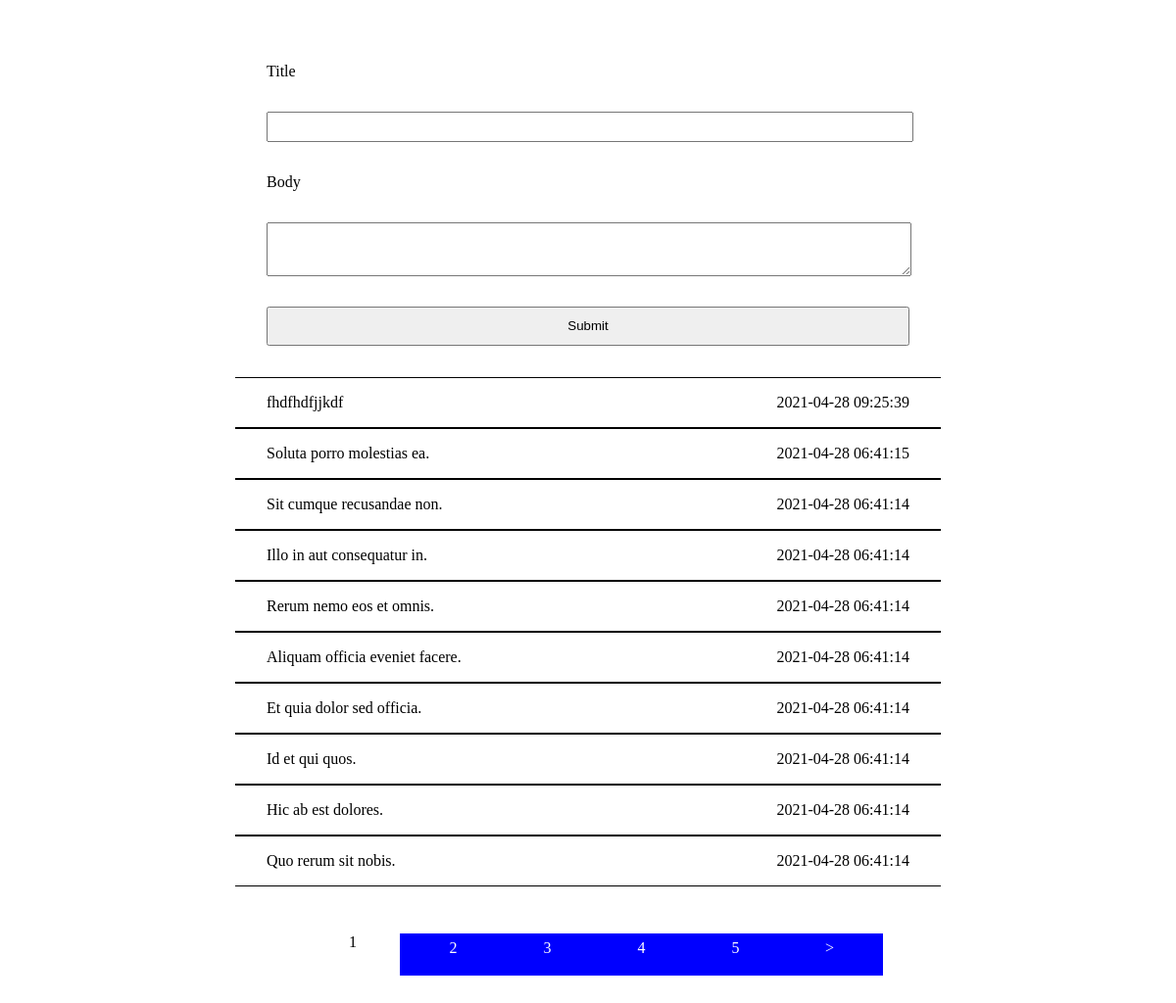
The page / on the database its author committed.
### tables this page shows
CREATE TABLE `bulletins` (
  `id` int(11) NOT NULL,
  `title` text NOT NULL,
  `body` text NOT NULL,
  `created_at` timestamp NOT NULL DEFAULT current_timestamp() ON UPDATE current_timestamp()
);

### helpers/pagination.php (called while the page is built, shortened)
<?php
require_once('config/database_connection.php');
function create_pagination($limit = 10)
{
    global $msqli;
    $query = "SELECT COUNT(*) FROM bulletins";
    $result = mysqli_fetch_row(mysqli_query($msqli, $query));
    $numberOfRecords = $result[0];
    $numberOfButton = floor($numberOfRecords / $limit);
    $numberOfButton += (floor($numberOfRecords % $limit)) ? 1 : 0;
    return $numberOfButton;
}
function pagination()
{
    global $msqli;
    $numberOfButton = create_pagination();
    if (isset($_REQUEST['page']) && intval($_REQUEST['page']) > 1) {
        $page = intval($_REQUEST['page']);
        if ($page > $numberOfButton) {
            header('location:index.php');
        }
        $offset = ($page - 1) * 10;
        $query = "SELECT `title`, `created_at` FROM bulletins ORDER BY `created_at` DESC LIMIT 10  OFFSET {$offset} ";
    } elseif (!isset($_REQUEST['page']) || intval($_REQUEST['page']) == 1) {
        $query = "SELECT `title`, `created_at` FROM bulletins ORDER BY `created_at` DESC LIMIT 10 ";
    }
    $result = mysqli_query($msqli, $query);
    return [
        $result,
        $numberOfButton
    ];
}

### index.php (the view, shortened to what this page needs)
<?php
require_once('config/database_connection.php');
require_once('helpers/pagination.php');
list($result, $numberOfPager) = pagination();
$currentPage =  (isset($_REQUEST['page'])) ? intval($_REQUEST['page']) : 1;
if ($numberOfPager <= 5) {
    $startIndex = 1;
    $pager = $numberOfPager;
} else if ($numberOfPager > 5) {
    $pager = 5;
    $difference = $numberOfPager - $pager;
    $startIndex = ($currentPage < $difference + 1) ? $currentPage : $difference + 1;
}
?>
<!DOCTYPE html>
<html lang="en">
<head>
    <link rel="stylesheet" href="public/assets/css/style.css" type="text/css">
</head>
<body style="width: 60%; margin: auto;">
    <div class="container">
        <form action="save.php" method="POST" style="padding: 2em;">
            <div class="form-input" style="width: inherit;">
                <div class="input-title" style="margin: 2em 0;">
                    <label for="title">
                        Title
                    </label>
                </div>
                <div class="input-field">
                    <input type="text" name="title" style="display: inline-block; width: 100%; height: 2em;" style id="title">
                </div>
            </div>
            <div class="form-input" style="width: inherit;">
                <div class="input-title" style="margin: 2em 0;">
                    <label for="body">
                        Body
                    </label>
                </div>
                <div class="input-field">
                    <textarea name="body" id="body" style="display: inline-block; width: 100%; height: 4em;" style></textarea>
                </div>
            </div>
            <button class="btn" type="submit" style="margin-top: 2em; display: inline-block; width: 100%; height: 3em;">Submit</button>
        </form>
    </div>
    <?php while ($bulletin = mysqli_fetch_assoc($result)) : ?>
        <div class="board-wrapper" style="padding: 1em 2em; display: flex; justify-content: space-between; border-top: 1px solid #000; border-bottom: 1px solid #000;">
            <span class="board-title">
                <?= $bulletin['title'] ?>
            </span>
            <span class="date">
                <?= $bulletin['created_at'] ?>
            </span>
        </div>
    <?php endwhile ?>
    <div class="pagination" style="margin: 3em auto; width: 80%; display: flex; justify-content: space-between;">
        <?php for ($index = 0; $index < $pager; $index++) : ?>
            <?php if (($currentPage == $index + $startIndex)) : ?>
                <span class="btn-page">
                    <span><?= $index + $startIndex ?></span>
                </span>
            <?php else : ?>
                <span class="btn-page">
                    <a href="?page=<?= $startIndex + $index ?>"><?= $index + $startIndex ?></a>
                </span>
            <?php endif ?>
        <?php endfor ?>
        <?php if ($currentPage < $numberOfPager) : ?>
            <span class="btn-page">
                <a href="?page=<?= $currentPage + 1 ?>">&gt;</a>
            </span>
        <?php endif ?>
    </div>
</body>
</html>

### public/assets/css/style.css (style rules this page uses)
* { margin: 0; padding: 0; text-decoration: none; }
.input-title { margin: 1em 0; width: inherit; }

### index.php (style rules this page uses)
* { text-decoration: none; }
.btn-page { flex-shrink: 1; display: inline-block; height: inherit; width: inherit; text-align: center; }
.btn-page a { display: inline-block; height: 100%; width: 100%; background-color: blue; padding: .4em; color: #fff; }
.btn-page span { text-align: center; align-items: center; }

### rows shown on the page
bulletins: title "fhdfhdfjjkdf", created_at "2021-04-28 09:25:39"
bulletins: title "Soluta porro molestias ea.", created_at "2021-04-28 06:41:15"
bulletins: title "Sit cumque recusandae non.", created_at "2021-04-28 06:41:14"
bulletins: title "Illo in aut consequatur in.", created_at "2021-04-28 06:41:14"
bulletins: title "Rerum nemo eos et omnis.", created_at "2021-04-28 06:41:14"
bulletins: title "Aliquam officia eveniet facere.", created_at "2021-04-28 06:41:14"
bulletins: title "Et quia dolor sed officia.", created_at "2021-04-28 06:41:14"
bulletins: title "Id et qui quos.", created_at "2021-04-28 06:41:14"
bulletins: title "Hic ab est dolores.", created_at "2021-04-28 06:41:14"
bulletins: title "Quo rerum sit nobis.", created_at "2021-04-28 06:41:14"

### other values the page prints
$index + $startIndex "1"
$index + $startIndex "2"
$index + $startIndex "3"
$index + $startIndex "4"
$index + $startIndex "5"
